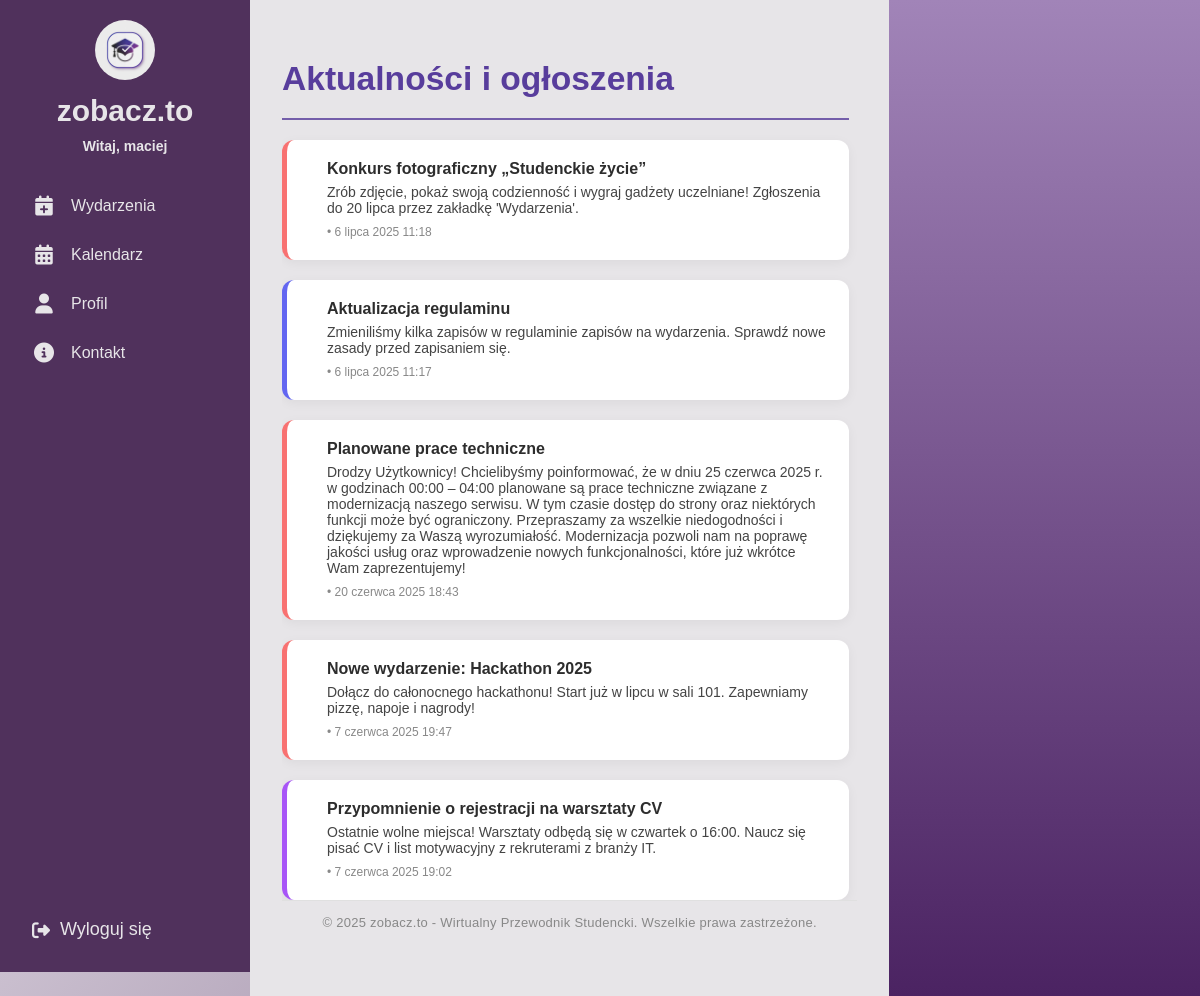
The app's page / (signed in) with its own data.
### events/models.py (models this page shows, shortened)
class Announcement(models.Model):
    CATEGORY_CHOICES = [
        ('ogloszenie', 'Ogłoszenie'),
        ('nowosc', 'Nowość'),
        ('wydarzenie', 'Wydarzenie'),
        ('informacja', 'Informacja'),
        ('edukacja', 'Edukacja'),
    ]
    title = models.CharField(max_length=200)
    content = models.TextField()
    category = models.CharField(max_length=20, choices=CATEGORY_CHOICES)
    created_at = models.DateTimeField(auto_now_add=True)

### events/views.py (the view, shortened to what this page needs)
# urls.py: 2. Add a URL to urlpatterns:  path('', views.home, name='home')
@login_required
def home(request):
    announcements = Announcement.objects.order_by('-created_at')[:5]
    admin_answers = []
    enrolled_events = [] # Initialize
    organizer_events = [] # Initialize
    is_student = False # Initialize boolean flags
    is_organizer = False
    is_admin = False # Initialize is_admin flag
    show_admin_answer = False
    if request.user.is_authenticated:
        is_student = request.user.groups.filter(name='student').exists()
        is_organizer = request.user.groups.filter(name='organizer').exists()
        is_admin = request.user.groups.filter(name='admin').exists() # Set is_admin flag
        if is_student or is_organizer: # Only fetch answers if user is student or organizer
            admin_answers = ContactMessage.objects.filter(
                user=request.user,
                answer__isnull=False
            ).order_by('-created_at')
        if is_student:
            enrolled_events = Event.objects.filter(eventenrollment__user=request.user).order_by('date')
        show_admin_answer = bool(admin_answers) and (is_student or is_organizer)
    organizer_requests_count = OrganizerRequest.objects.filter(is_reviewed=False).count()
    messages_count = ContactMessage.objects.filter(answer__isnull=True).count()
    context = {
        'announcements': announcements,
        'admin_answers': admin_answers,
        'enrolled_events': enrolled_events, # Always pass
        'organizer_events': organizer_events, # Always pass
        'is_student': is_student, # Always pass boolean flags for template logic
        'is_organizer': is_organizer, # Always pass boolean flags for template logic
        'is_admin': is_admin, # Pass the new is_admin flag
        "show_admin_answer": show_admin_answer,
        "organizer_requests_count": organizer_requests_count,
        "messages_count": messages_count,
    }
    return render(request, 'home.html', context)

### templates/home.html (shortened to what this page needs)
{% extends "base.html" %}
{% load static %}
{% block content %}
<div class="main-content no-header">
  <div class="home-flex full-height">
    <div class="home-left flat">
      <div class="home-left-content">
        <h2>Aktualności i ogłoszenia</h2>
        <hr class="section-divider">
        <div class="announcement-list">
          {% if announcements %}
            {% for ann in announcements %}
              <div class="announcement-card {{ ann.category }}">
                <div class="announcement-text">
                  <h3>{{ ann.title }}</h3>
                  <p>{{ ann.content }}</p>
                  <span class="meta">{{ ann.category_display }} • {{ ann.created_at }}</span>
                </div>
              </div>
            {% endfor %}
          {% else %}
            <p>Brak ogłoszeń.</p>
          {% endif %}
        </div>
      </div>
      <footer class="site-footer">
        <span>&copy; 2025 zobacz.to - Wirtualny Przewodnik Studencki. Wszelkie prawa zastrzeżone.</span>
      </footer>
    </div>
    <div class="home-right flat">
    </div>
  </div>
</div>
{% endblock %}

### templates/base.html (shortened to what this page needs)
{% load static %}
<!DOCTYPE html>
<html>
<head>
    <link rel="stylesheet" href="https://cdnjs.cloudflare.com/ajax/libs/font-awesome/6.4.0/css/all.min.css">
    <link rel="stylesheet" href="{% static 'css/home.css' %}">
    <link rel="stylesheet" href="{% static 'css/profile.css' %}">
    <link rel="stylesheet" href="{% static 'css/events.css' %}">
    <link rel="stylesheet" href="{% static 'css/organizer_request_form.css' %}">
    <link rel="stylesheet" href="{% static 'css/organizer_request_sent.css' %}">
    <link rel="stylesheet" href="{% static 'css/organizer_requests_list.css' %}">
</head>
<body>
<div class="sidebar">
  <div class="top">
    <div class="logo">
      <a href="{% url 'home' %}">
        <img src="{% static 'images/logo.jpeg' %}" alt="Logo">
      </a>
      <span class="site-name">zobacz.to</span>
      {% if user.is_authenticated %}
        <span class="username">Witaj, {{ user.username }}</span>
      {% endif %}
    </div>
    <div class="menu">
      <a href="{% url 'events_list' %}">
        <i class="fas fa-calendar-plus"></i>
        <span class="label">Wydarzenia</span>
      </a>
      <a href="{% url 'custom-calendar' %}">
        <i class="fas fa-calendar-alt"></i>
        <span class="label">Kalendarz</span>
      </a>
      <a href="{% url 'profile' %}">
        <i class="fas fa-user"></i>
        <span class="label">Profil</span>
      </a>
      <a href="{% url 'contact' %}">
        <i class="fas fa-info-circle"></i>
        <span class="label">Kontakt</span>
      </a>
    </div>
  </div>
  <div class="bottom">
    <form action="{% url 'logout' %}" method="post">
      <button type="submit">
        <i class="fas fa-sign-out-alt"></i>
        <span class="logout-label">Wyloguj się</span>
      </button>
    </form>
  </div>
</div>
  <main>
    <div class="main-content">
    {% block content %}
    {% endblock content %}
  </main>
</body>
</html>

### static/css/home.css (style rules this page uses)
:root { --light-purple: #CABFCF; --dark-purple: #50315C; --medium-purple: #583D9C; --white: #E7E5E8; --blue-purple: #4941A1; }
body { margin: 0; font-family: 'Arial', sans-serif; background: linear-gradient(135deg, var(--light-purple), var(--dark-purple)); height: 100vh; overflow-x: hidden; }
.main-content { min-height: 100vh; width: calc(100vw - 250px); max-width: calc(100vw - 250px); box-sizing: border-box; padding: 0; margin-left: 250px; transition: none; overflow-y: visible; color: #333; }
.main-content.no-header { padding-top: 0; margin-top: 0; margin-left: 0; }
.full-height { height: calc(100vh - 40px); }
.home-flex { min-height: 60vh; width: 100%; display: flex; gap: 0; align-items: stretch; padding: 0; margin: 0; }
.section-divider { border: none; border-top: 2.5px solid var(--medium-purple); margin: 16px 0 18px 0; width: 100%; opacity: 0.8; margin-bottom: 20px; }
.site-footer { background: var(--white); color: #888; font-size: 13px; text-align: center; padding: 14px 0 10px 0; border-top: 1px solid #e0e0e0; letter-spacing: 0.02em; width: 100%; max-width: 100%; box-sizing: border-box; flex-shrink: 0; }
.sidebar { background-color: var(--dark-purple); width: 250px; display: flex; flex-direction: column; justify-content: space-between; color: var(--white); height: 100vh; position: fixed; left: 0; top: 0; z-index: 10; }
.sidebar .top, .sidebar .bottom { padding: 20px; }
.sidebar .logo { display: flex; flex-direction: column; align-items: center; }
.sidebar .logo img { width: 60px; height: 60px; border-radius: 50%; margin-bottom: 10px; transition: width 0.3s ease, height 0.3s ease; }
.sidebar .logo .site-name { font-size: 30px; font-weight: 700; color: var(--white); margin-bottom: 5px; }
.sidebar .username { font-weight: 600; font-size: 14px; text-align: left; margin-top: 5px; display: block !important; }
.menu { margin-top: 30px; }
.menu a { display: flex; align-items: center; gap: 15px; color: var(--white); text-decoration: none; padding: 12px; border-radius: 8px; transition: background 0.2s; white-space: nowrap; margin-bottom: 5px; }
.menu .label { font-size: 16px; display: block !important; }
.sidebar .menu i { font-size: 20px; min-width: 24px; text-align: center; }
.sidebar .bottom form { margin: 0; }
.sidebar .bottom button { background: none; border: none; color: var(--white); font-size: 18px; cursor: pointer; display: flex; align-items: center; gap: 10px; padding: 12px; width: 100%; text-align: left; border-radius: 8px; transition: background 0.2s; }
.home-left { display: flex; flex-direction: column; flex: 7 1 0; background: var(--white); padding: 32px; height: 100%; overflow: visible; margin: 0; }
.home-left h2 { color: var(--medium-purple); font-size: 2.1rem; font-weight: 800; margin-bottom: 0px; }
.home-left-content > .section-divider { margin-top: 0; margin-bottom: 0px; }
.announcement-list { display: flex; flex-direction: column; gap: 20px; }
.announcement-card { background-color: #ffffff; border-radius: 12px; padding: 20px; display: flex; gap: 20px; align-items: flex-start; border-left: 5px solid var(--medium-purple); box-shadow: 0 3px 12px rgba(0, 0, 0, 0.05); }
.announcement-text h3 { margin: 0 0 6px; font-size: 16px; font-weight: 700; color: #2D2D2D; }
.announcement-text p { margin: 0 0 6px; font-size: 14px; color: #444; }
.announcement-text .meta { font-size: 12px; color: #888; }
.announcement-card.ogloszenie { border-left-color: #F87171; }
.announcement-card.informacja { border-left-color: #6366F1; }
.announcement-card.edukacja { border-left-color: #A855F7; }
.home-right { flex: 3 1 0; background: linear-gradient(to bottom, #a184b8, #4b2362); min-width: 0; max-height: calc(100vh - 40px); border-radius: 0; padding: 32px; height: 100%; overflow-y: hidden; margin: 0; }

### static/css/profile.css (style rules this page uses)
.section-divider { border: none; border-top: 2.5px solid var(--medium-purple); margin: 16px 0 18px 0; width: 100%; opacity: 0.8; margin-bottom: 20px; }

### static/css/events.css (style rules this page uses)
.home-left-content { overflow-y: auto; max-height: calc(100vh - 60px); min-height: 0; display: flex; flex-direction: column; gap: 20px; padding-right: 8px; }

### records on screen
Announcement: title "Konkurs fotograficzny „Studenckie życie”", content "Zrób zdjęcie, pokaż swoją codzienność i wygraj gadżety uczelniane! Zgłoszenia do 20 lipca przez zakładkę 'Wydarzenia'.", created_at "6 lipca 2025 11:18"
Announcement: title "Aktualizacja regulaminu", content "Zmieniliśmy kilka zapisów w regulaminie zapisów na wydarzenia. Sprawdź nowe zasady przed zapisaniem się.", created_at "6 lipca 2025 11:17"
Announcement: title "Planowane prace techniczne", content "Drodzy Użytkownicy! Chcielibyśmy poinformować, że w dniu 25 czerwca 2025 r. w godzinach 00:00 – 04:00 planowane są prace techniczne związane z modernizacją naszego serwisu. W tym czasie dostęp do strony oraz niektórych funkcji może być ograniczony. Przepraszamy za wszelkie niedogodności i dziękujemy za Waszą wyrozumiałość. Modernizacja pozwoli nam na poprawę jakości usług oraz wprowadzenie nowych funkcjonalności, które już wkrótce Wam zaprezentujemy!", created_at "20 czerwca 2025 18:43"
Announcement: title "Nowe wydarzenie: Hackathon 2025", content "Dołącz do całonocnego hackathonu! Start już w lipcu w sali 101. Zapewniamy pizzę, napoje i nagrody!", created_at "7 czerwca 2025 19:47"
Announcement: title "Przypomnienie o rejestracji na warsztaty CV", content "Ostatnie wolne miejsca! Warsztaty odbędą się w czwartek o 16:00. Naucz się pisać CV i list motywacyjny z rekruterami z branży IT.", created_at "7 czerwca 2025 19:02"

### other values on screen
{{ user.username }} "maciej"
